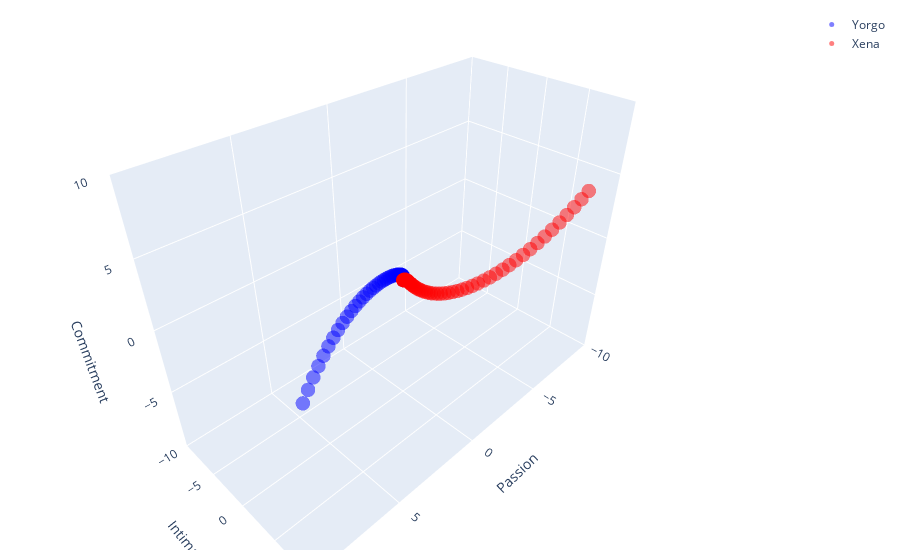

The notebook cell saved with this chart:
### Code cell
import networkx as nx
import random
import numpy as np
import matplotlib.pyplot as plt
from scipy.integrate import solve_ivp
from mpl_toolkits.mplot3d import Axes3D
import pickle
import plotly.graph_objects as go
random.seed(0)
num = 0


def calculateODE(initial_conditions, params):
    A = np.array([[axx, axy, bxx, bxy, lxx, lxy],
                  [ayx, ayy, byx, byy, lyx, lyy],
                  [cxx, cxy, dxx, dxy, nxx, nxy],
                  [cyx, cyy, dyx, dyy, nyx, nyy],
                  [mxx, mxy, oxx, oxy, pxx, pxy],
                  [myx, myy, oyx, oyy, pyx, pyy]])
    B = np.array([fxy, fyx, gxy, gyx, hxy, hyx])
    vdp1 = lambda T, x: A.dot(x) + B
    sol = solve_ivp(vdp1, [0, 8], np.array([xi0, yi0, xp0, yp0, xc0, yc0]), max_step=0.1)
    return sol


def largest_lyapunov_exponent(initial_conditions, params, delta=0.0001, T=208, dt=0.02):
    t = np.arange(0, T, dt)
    n = len(t)

    # Compute trajectories
    sol1 = calculateODE(initial_conditions, params)
    perturbed_initial = initial_conditions + np.random.normal(0, delta, len(initial_conditions))
    sol2 = calculateODE(perturbed_initial, params)

    # Calculate divergence
    divergence = np.linalg.norm(sol2.y - sol1.y, axis=1)

    # Avoid divide by zero in log: add a small constant or filter out zeros
    epsilon = 1e-10  # Small constant to avoid log(0)
    divergence = np.maximum(divergence, epsilon)

    # Compute Lyapunov Exponent
    lyapunov = 1/n * np.sum(np.log(divergence/delta))

    return lyapunov


def update_plot():
    sol = calculateODE(initial_conditions, params)
    [t, xa] = [sol.t, sol.y]

    # Save each plot separately
    # 3D plot
    fig1 = plt.figure(figsize=(6, 6))
    ax1 = fig1.add_subplot(111, projection='3d')
    ax1.scatter(xa[2], xa[0], xa[4], s=100, cmap='Blues_r', alpha=0.5, label="Yorgo", c=t)
    ax1.scatter(xa[3], xa[1], xa[5], s=100, cmap='Reds_r', alpha=0.5, label="Xena", c=t)
    ax1.set_xlabel('Passion')
    ax1.set_ylabel('Intimacy')
    ax1.set_zlabel('Commitment')
    ax1.legend()
        # Set wider limits for the axes to "zoom out"
    ax1.set_xlim([min(xa[2])-5, max(xa[2])+5])
    ax1.set_ylim([min(xa[0])-5, max(xa[0])+5])
    ax1.set_zlim([min(xa[4])-5, max(xa[4])+5])
    plt.tight_layout()
    plt.savefig('plots/love_3d.png', dpi=500)

    # XY Projection
    fig2 = plt.figure(figsize=(6, 6))
    ax2 = fig2.add_subplot(111)
    ax2.scatter(xa[2], xa[0], s=100, cmap='Blues_r', alpha=0.5, label="Yorgo", c=t)
    ax2.scatter(xa[3], xa[1], s=100, cmap='Reds_r', alpha=0.5, label="Xena", c=t)
    ax2.set_xlabel('Passion')
    ax2.set_ylabel('Intimacy')
    ax2.set_xlim([-10, 10])
    ax2.set_ylim([-10, 10])
    ax2.grid()
    ax2.legend()
    ax2.set_aspect('equal', adjustable='box')
    plt.tight_layout()
    plt.savefig('plots/love_xy.png', dpi=500)

    # XZ Projection
    fig3 = plt.figure(figsize=(6, 6))
    ax3 = fig3.add_subplot(111)
    ax3.scatter(xa[2], xa[4], s=100, cmap='Blues_r', alpha=0.5, label="Yorgo", c=t)
    ax3.scatter(xa[3], xa[5], s=100, cmap='Reds_r', alpha=0.5, label="Xena", c=t)
    ax3.set_xlabel('Passion')
    ax3.set_ylabel('Commitment')
    ax3.set_xlim([-10, 10])
    ax3.set_ylim([-10, 10])
    ax3.grid()
    ax3.legend()
    ax3.set_aspect('equal', adjustable='box')
    plt.tight_layout()
    plt.savefig('plots/love_xz.png', dpi=500)

    # YZ Projection
    fig4 = plt.figure(figsize=(6, 6))
    ax4 = fig4.add_subplot(111)
    ax4.scatter(xa[0], xa[4], s=100, cmap='Blues_r', alpha=0.5, label="Yorgo", c=t)
    ax4.scatter(xa[1], xa[5], s=100, cmap='Reds_r', alpha=0.5, label="Xena", c=t)
    ax4.set_xlabel('Intimacy')
    ax4.set_ylabel('Commitment')
    ax4.set_xlim([-10, 10])
    ax4.set_ylim([-10, 10])
    ax4.grid()
    ax4.legend()
    ax4.set_aspect('equal', adjustable='box')
    plt.tight_layout()
    plt.savefig('plots/love_yz.png', dpi=500)

    plt.tight_layout()
    plt.show()


def update_plotly():
    sol = calculateODE(initial_conditions, params)
    [t, xa] = [sol.t, sol.y]

    # 3D plot using Plotly
    fig = go.Figure()

    # Adding trace for Yorgo
    fig.add_trace(go.Scatter3d(
        x=xa[2], y=xa[0], z=xa[4],
        mode='markers',
        marker=dict(size=5, color='blue', opacity=0.5),
        name="Yorgo"
    ))

    # Adding trace for Xena
    fig.add_trace(go.Scatter3d(
        x=xa[3], y=xa[1], z=xa[5],
        mode='markers',
        marker=dict(size=5, color='red', opacity=0.5),
        name="Xena"
    ))

    # Setting labels and limits
    fig.update_layout(
        scene=dict(
            xaxis=dict(title='Passion', range=[-10, 10]),
            yaxis=dict(title='Intimacy', range=[-10, 10]),
            zaxis=dict(title='Commitment', range=[-10, 10])
        ),
        margin=dict(r=10, l=10, b=10, t=10)
    )

    fig.show()

# Parameters
# Intimacy and Passion Dynamics for Xena
axx = -0.38  # Forgetting coefficient of the intimacy of Xena to Yorgo.
axy = 0.4  # If Yorgo’s intimacy increases, Xena’s will decrease, and if it decreases, it will increase.
bxx = +0.8  # If Xena’s passion increases, her sense of intimacy increases, and if it decreases, it decreases.
bxy = 0.0  # As Yorgo’s passion for Xena increase, Xena’s closeness to Yorgo decreases.
cxx = +0.1  # Her passion increase when Xena feels close. Men with whom she does not feel close are not attractive.
cxy = +0.93  # Intimate men are very attractive to Xena. Her passion for men who do not behave closely is significantly reduced.
dxx = -0.05  # Forgetting coefficient of the passion of Xena for Yorgo.
dxy = +0.4  # As Yorgo’s passion grows, so does Xena’s. A man who acts romantic may attract her.

# Intimacy and Passion Dynamics for Yorgo
ayy = 0.9  # Forgetting coefficient of the intimacy of Yorgo to Xena.
ayx = -0.7  # If Yorgo’s intimacy increases, Xena’s will decrease, if it decreases, it will increase.
byy = -0.9  # If Yorgo’s passion increases, his sense of intimacy decreases, and if it decreases, it increases.
byx = -0.6  # As Xena’s passion for Yorgo increases, Yorgo’s intimacy with Xena increases.
cyy = 0.1  # His passion decreases when Yorgo feels close. Women with whom he does not feel close are attractive.
cyx = -0.1  # Intimate women are not attractive to Yorgo. His passion for women who are close to him weakens a little.
dyy = -0.3  # Forgetting coefficient of the passion of Yorgo to Xena.
dyx = -0.8  # Effect of Xena's passion on Yorgo's passion. As Xena’s passion increases, Yorgo’s decreases.

# Impression coefficients
fxy = -0.7  # Xena’s impression of intimacy or friendship with Yorgo. She finds Yorgo intimate and friendly.
gyx = -0.34  # Yorgo’s impression of glamourousness or attractiveness about Xena. He finds Xena attractive and desires her romantically and sexually.
fyx = -0.1  # Yorgo’s impression of intimacy or friendship with Xena. Yorgo found Xena neither sympathetic nor antipathetic.
gxy = -0.3  # Xena’s impression of glamourousness or attractiveness about Yorgo. She does not find Yorgo romantically or sexually attractive.
hxy = +0.0  # Xena's impression of commitment to Yorgo. She does not find Yorgo committed to her.
hyx = +0.0  # Yorgo's impression of commitment to Xena. He does not find Xena committed to him.


# Commitment Dynamics
lxx = 0.3  # Influence of Xena's commitment on her own intimacy. She's more intimate with Yorgo because she's committed to him.
lxy = 0.2  # Influence of Yorgo's commitment on Xena's intimacy. She is more intimate with Yorgo because he is committed to her.
lyy = 0.1  # Influence of Yorgo's commitment on his own intimacy. He is more intimate with Xena because he is committed to her.
lyx = 0.1  # Influence of Xena's commitment on Yorgo's intimacy. The more she is committed to him, the more intimate he is with her.

mxx = 0.1  # Influence of Xena's intimacy on her own commitment. She is committed to Yorgo because she feels close to him.
mxy = 0.5  # Influence of Yorgo's intimacy on Xena's commitment. She is committed to Yorgo because he feels close to her.
myy = 0.0  # Influence of Yorgo's intimacy on his own commitment. His intimacy does not affect his commitment.
myx = 0.1  # Influence of Xena's intimacy on Yorgo's commitment. Her intimacy makes him slightly more committed to her.

nxx = -0.3  # Influence of Xena's commitment on her own passion. The more she is committed to Yorgo, the less passionate she is about him.
nxy = 0.4  # Influence of Yorgo's commitment on Xena's passion. The more he is committed to her, the more passionate she is about him.
nyy = 0.1  # Influence of Yorgo's commitment on his own passion. The more he is committed to Xena, the more passionate he is about her.
nyx = 0.2  # Influence of Xena's commitment on Yorgo's passion. The more she is committed to him, the more passionate he is about her.

oxx = -0.1  # Influence of Xena's passion on her own commitment. Her own passion scares her away.
oxy = 0.7  # Influence of Yorgo's passion on Xena's commitment. Yorgo's passion makes her more committed to him.
oyy = 0.2  # Influence of Yorgo's passion on his own commitment. The more he is passionate about Xena, the more committed he is to her.
oyx = 0.3  # Influence of Xena's passion on Yorgo's commitment. The more she is passionate about him, the more committed he is to her.

pxx = -0.2   # Forgetting coefficient of the commitment of Xena to Yorgo.
pxy = 0.1   # As Yorgo's commitment increases, Xena's commitment increases.
pyx = -0.1   # As Xena's commitment increases, Yorgo's commitment decreases.
pyy = -0.1   # Forgetting coefficient of the commitment of Yorgo to Xena.


# Initial Conditions
xi0 = 0.0   # Initial intimacy level for Xena
yi0 = 0.0   # Initial intimacy level for Yorgo
xp0 = 0.0   # Initial passion level for Xena
yp0 = 0.0   # Initial passion level for Yorgo
xc0 = 0.0   # Initial commitment level for Xena
yc0 = 0.0   # Initial commitment level for Yorgo


initial_conditions = [xi0, yi0, xp0, yp0, xc0, yc0] 
params = [axx, axy, ayx, ayy, bxx, bxy, byx, byy, cxx, cxy, cyx, cyy, dxx, dxy, dyx, dyy, fxy, fyx, gxy, gyx, hxy, hyx, lxx, lxy, lyx, lyy, mxx, mxy, myx, myy, nxx, nxy, nyx, nyy, oxx, oxy, oyx, oyy, pxx, pxy, pyx, pyy]
lle = largest_lyapunov_exponent(initial_conditions, params)
print("Largest Lyapunov Exponent: ", lle)

update_plot()
update_plotly()

### Figure 1 — Plotly figure (JSON) as saved in the notebook; plotly's stock layout.template omitted (floating-point values rounded to 4 significant figures)
{"data": [{"marker": {"color": "blue", "opacity": 0.5, "size": 5}, "mode": "markers", "name": "Yorgo", "type": "scatter3d", "x": [0, -3e-05, -0.0003302, -0.003347, -0.03485, -0.06806, -0.1019, -0.1354, -0.1673, -0.1966, -0.2221, -0.2428, -0.2573, -0.2647, -0.2638, -0.2534, -0.2324, -0.1998, -0.1544, -0.09536, -0.02157, 0.06785, 0.1737, 0.2969, 0.438, 0.5978, 0.7767, 0.9751, 1.193, 1.432, 1.691, 1.969, 2.268, 2.587, 2.925, 3.281, 3.656, 4.048, 4.456, 4.879, 5.316, 5.765, 6.225, 6.694, 7.171, 7.654, 8.14, 8.627, 9.115, 9.599, 10.08, 10.55, 11.02, 11.47, 11.91, 12.33, 12.74, 13.13, 13.5, 13.84, 14.16, 14.46, 14.74, 14.98, 15.21, 15.41, 15.58, 15.73, 15.86, 15.96, 16.05, 16.13, 16.19, 16.25, 16.3, 16.36, 16.42, 16.5, 16.6, 16.73, 16.89, 17.1, 17.36, 17.64], "y": [0, -7e-05, -0.00077, -0.007771, -0.07785, -0.148, -0.218, -0.2876, -0.3563, -0.4236, -0.4888, -0.5511, -0.6097, -0.6637, -0.7119, -0.7533, -0.7866, -0.8106, -0.8239, -0.8252, -0.8131, -0.7862, -0.743, -0.682, -0.6019, -0.5012, -0.3787, -0.2328, -0.06254, 0.1334, 0.3561, 0.6065, 0.8855, 1.194, 1.532, 1.9, 2.299, 2.729, 3.189, 3.68, 4.2, 4.749, 5.326, 5.93, 6.56, 7.213, 7.889, 8.585, 9.298, 10.03, 10.77, 11.52, 12.28, 13.04, 13.81, 14.57, 15.32, 16.07, 16.8, 17.51, 18.21, 18.88, 19.52, 20.14, 20.72, 21.27, 21.78, 22.24, 22.67, 23.06, 23.39, 23.69, 23.94, 24.15, 24.31, 24.44, 24.53, 24.58, 24.61, 24.61, 24.59, 24.56, 24.52, 24.49], "z": [0, -1.64e-09, -1.983e-07, -2.003e-05, -0.001842, -0.006056, -0.01186, -0.01844, -0.025, -0.03075, -0.0349, -0.03669, -0.03538, -0.03027, -0.02069, -0.005998, 0.01437, 0.04095, 0.07419, 0.1145, 0.1622, 0.2175, 0.2806, 0.3515, 0.4302, 0.5166, 0.6103, 0.7111, 0.8184, 0.9317, 1.05, 1.173, 1.299, 1.428, 1.558, 1.687, 1.814, 1.938, 2.057, 2.169, 2.273, 2.365, 2.444, 2.508, 2.554, 2.58, 2.585, 2.564, 2.516, 2.438, 2.329, 2.184, 2.003, 1.783, 1.521, 1.215, 0.8641, 0.4652, 0.01698, -0.4822, -1.034, -1.639, -2.298, -3.013, -3.783, -4.61, -5.492, -6.43, -7.423, -8.47, -9.57, -10.72, -11.92, -13.17, -14.46, -15.8, -17.17, -18.59, -20.03, -21.5, -23.0, -24.52, -26.06, -27.44]}, {"marker": {"color": "red", "opacity": 0.5, "size": 5}, "mode": "markers", "name": "Xena", "type": "scatter3d", "x": [0, -3.4e-05, -0.0003738, -0.003749, -0.03527, -0.0627, -0.08602, -0.1053, -0.1207, -0.1323, -0.1404, -0.1454, -0.1476, -0.1476, -0.1457, -0.1427, -0.1392, -0.1359, -0.1336, -0.1331, -0.1355, -0.1416, -0.1524, -0.1691, -0.1927, -0.2243, -0.2653, -0.3167, -0.3798, -0.4558, -0.5461, -0.6518, -0.7742, -0.9145, -1.074, -1.254, -1.455, -1.679, -1.926, -2.197, -2.495, -2.818, -3.168, -3.546, -3.952, -4.386, -4.849, -5.341, -5.861, -6.411, -6.989, -7.596, -8.23, -8.891, -9.579, -10.29, -11.03, -11.79, -12.57, -13.38, -14.2, -15.04, -15.9, -16.78, -17.66, -18.56, -19.47, -20.39, -21.32, -22.25, -23.19, -24.13, -25.07, -26.02, -26.97, -27.92, -28.87, -29.83, -30.79, -31.76, -32.73, -33.72, -34.71, -35.61], "y": [0, -9.996e-06, -0.0001095, -0.001055, -0.005515, -0.0005008, 0.01452, 0.04006, 0.07661, 0.1246, 0.1845, 0.2565, 0.3411, 0.4385, 0.5488, 0.6722, 0.8086, 0.9581, 1.12, 1.296, 1.483, 1.682, 1.893, 2.115, 2.346, 2.587, 2.836, 3.093, 3.355, 3.623, 3.894, 4.167, 4.441, 4.715, 4.985, 5.252, 5.512, 5.765, 6.009, 6.241, 6.46, 6.664, 6.852, 7.021, 7.171, 7.299, 7.404, 7.485, 7.541, 7.571, 7.574, 7.549, 7.496, 7.415, 7.306, 7.17, 7.006, 6.817, 6.603, 6.367, 6.11, 5.834, 5.542, 5.238, 4.924, 4.606, 4.286, 3.969, 3.661, 3.367, 3.091, 2.841, 2.622, 2.441, 2.304, 2.219, 2.192, 2.231, 2.343, 2.536, 2.817, 3.193, 3.672, 4.19], "z": [0, -1.14e-09, -1.379e-07, -1.403e-05, -0.001394, -0.004983, -0.01069, -0.01841, -0.02799, -0.03928, -0.05208, -0.06618, -0.08134, -0.09729, -0.1137, -0.1304, -0.1469, -0.1629, -0.1779, -0.1917, -0.2038, -0.2137, -0.221, -0.2253, -0.226, -0.2227, -0.2148, -0.202, -0.1837, -0.1594, -0.1286, -0.09095, -0.0459, 0.006963, 0.06805, 0.1377, 0.2164, 0.3044, 0.402, 0.5094, 0.6269, 0.7546, 0.8927, 1.041, 1.2, 1.369, 1.549, 1.739, 1.939, 2.148, 2.367, 2.595, 2.831, 3.075, 3.327, 3.586, 3.85, 4.121, 4.396, 4.675, 4.957, 5.242, 5.529, 5.816, 6.103, 6.389, 6.674, 6.957, 7.236, 7.513, 7.784, 8.052, 8.314, 8.571, 8.823, 9.07, 9.312, 9.549, 9.781, 10.01, 10.24, 10.46, 10.69, 10.89]}], "layout": {"margin": {"b": 10, "l": 10, "r": 10, "t": 10}, "scene": {"xaxis": {"range": [-10, 10], "title": {"text": "Passion"}}, "yaxis": {"range": [-10, 10], "title": {"text": "Intimacy"}}, "zaxis": {"range": [-10, 10], "title": {"text": "Commitment"}}}}}
